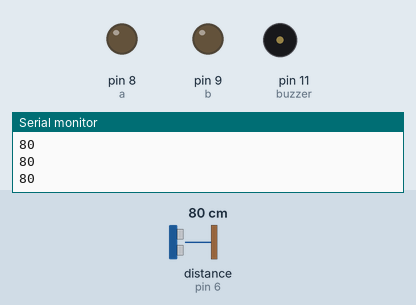
A sketch run on a simulated Arduino Uno, built with avr-gcc and run on an emulated ATmega328P. Shown: output pins drawn as LEDs (lit = HIGH), buzzer (waves = sounding, pin HIGH), the last lines printed to the serial monitor. Wiring (inferred from the names in the program): ultrasonic range finder: trigger pin 7; echo pin 6. The test bench sets the inputs (shaded band); at power-on: distance to the obstacle (sensor on pin 6) 80 cm. The echo pulse lasts 58.3 µs per cm; pins used as bus, display or sensor lines are not drawn.

Above: at 1.3 s.
1.4 s: distance to the obstacle (sensor on pin 6) set to 2 cm
At 2.7 s:
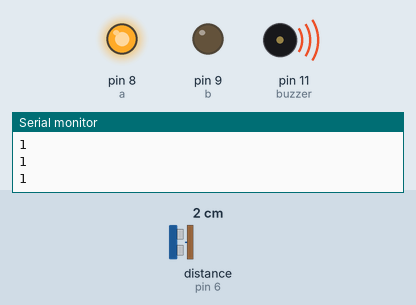
3.0 s: distance to the obstacle (sensor on pin 6) set to 18 cm
At 4.1 s:
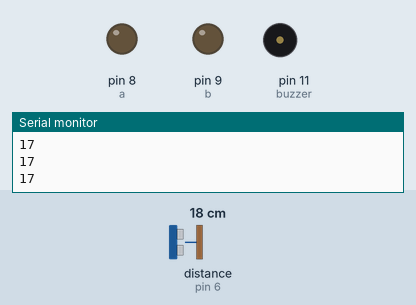
4.5 s: distance to the obstacle (sensor on pin 6) set to 4 cm
At 5.4 s:
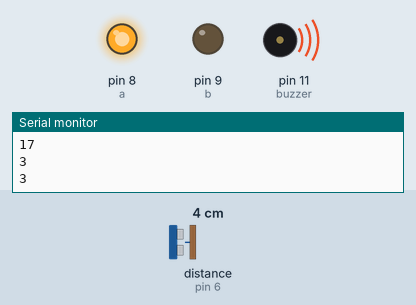
Timing chart, 0 to 7.5 s (numbered marks = the images above; inputs shaded):
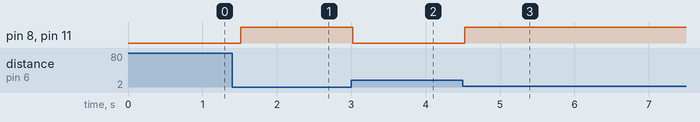

The sketch:

ultrasonic_with_dc.ino
```cpp
int tri = 7;      // Ultrasonic sensor trigger pin
int eco = 6;      // Ultrasonic sensor echo pin
int a = 8;        // L293D Motor driver pin for IN1
int b = 9;        // L293D Motor driver pin for IN2
int buzzer = 11;  // Buzzer pin
int timeInMicro;
int distanceInCm;

void setup() {
  // Initialize serial communication at 9600 baud rate
  Serial.begin(9600);

  // Configure the pins for ultrasonic sensor, motor driver, and buzzer
  pinMode(tri, OUTPUT);  // Trigger pin as output
  pinMode(eco, INPUT);   // Echo pin as input
  pinMode(a, OUTPUT);    // Motor driver pin IN1 as output
  pinMode(b, OUTPUT);    // Motor driver pin IN2 as output
  pinMode(buzzer, OUTPUT); // Buzzer pin as output
}

void loop() {
  // Send a short LOW pulse to ensure a clean start
  digitalWrite(tri, LOW);
  delayMicroseconds(2);

  // Send a 10-microsecond HIGH pulse to trigger the sensor
  digitalWrite(tri, HIGH);
  delayMicroseconds(10);  // Increased delay to 10µs as recommended for HC-SR04 sensors
  digitalWrite(tri, LOW);

  // Read the echo pulse duration in microseconds
  timeInMicro = pulseIn(eco, HIGH);

  // Calculate distance in cm (speed of sound in air ~343m/s, or 29µs per cm round-trip)
  distanceInCm = timeInMicro / 29 / 2;

  // Print the distance to the serial monitor
  Serial.println(distanceInCm);

  // Check if distance is less than or equal to 13 cm
  if (distanceInCm <= 13) {
    // Turn on the buzzer
    digitalWrite(buzzer, HIGH);

    // Turn on the motor (assuming you want to rotate in a specific direction)
    digitalWrite(a, HIGH);  // Motor moves in one direction
    digitalWrite(b, LOW);   // Set the other input low
  } else {
    // Turn off the buzzer
    digitalWrite(buzzer, LOW);

    // Turn off the motor
    digitalWrite(a, LOW);
    digitalWrite(b, LOW);
  }

  // Wait for 500ms before the next reading
  delay(500);
}
```

Measured:
- after the input at 1.4 s, pin 8 (a), pin 11 (buzzer): LOW → HIGH after 0.12 s
- after the input at 3.0 s, pin 8 (a), pin 11 (buzzer): HIGH → LOW at once
- after the input at 4.5 s, pin 8 (a), pin 11 (buzzer): LOW → HIGH at once
